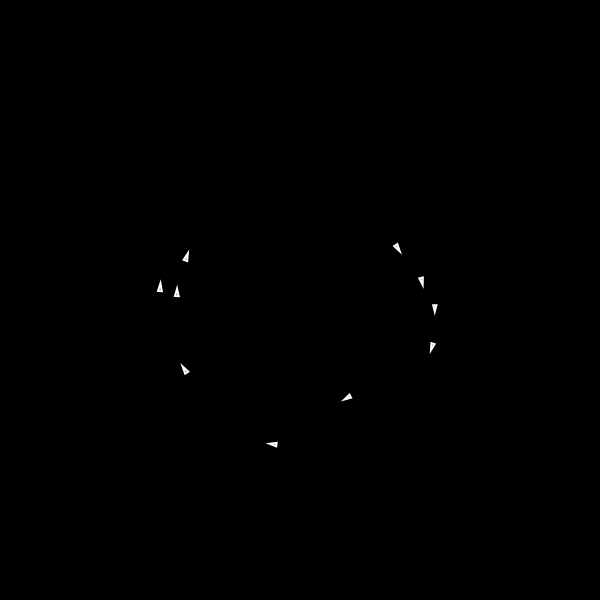
Frame 1 (no input)
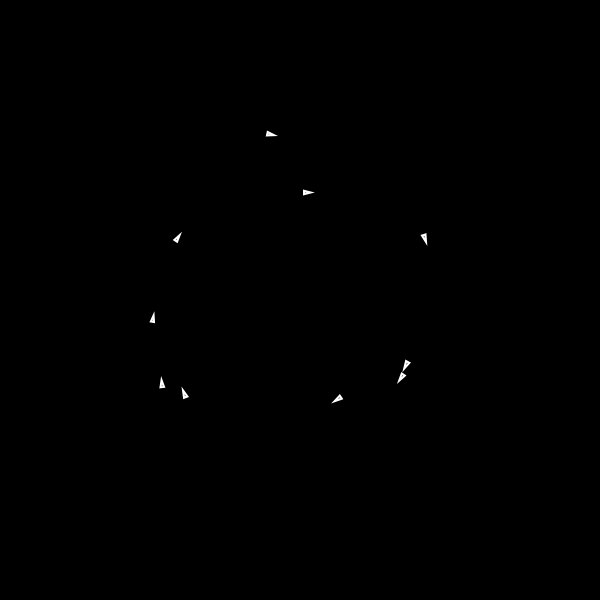
Frame 60 (no input)
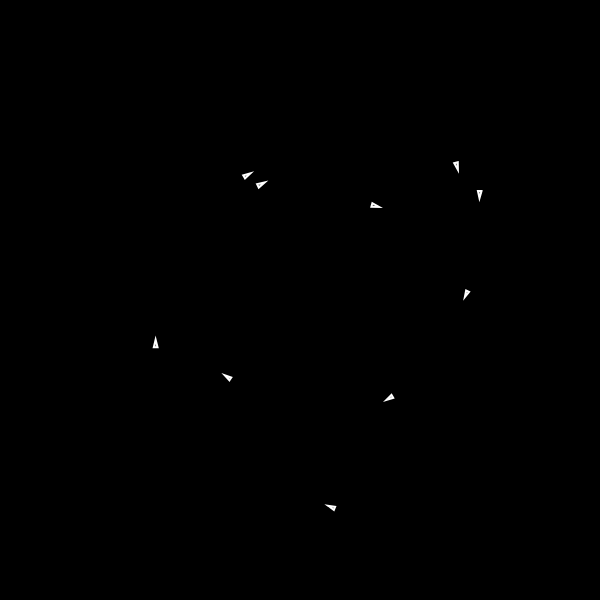
Frame 120 (the mouse pressed at the canvas centre since frame 60)

The p5.js sketch that drew these frames (run headless with seeded random() and noise() and a simulated clock; from frame 60 on, the mouse is pressed at the canvas centre):

// p5.js sketch
// ── sketch.js
let movers = [];
let sun;
let G = 1;

function setup() {
  createCanvas(600, 600);
  angleMode(RADIANS)
  for (let i = 0; i < 10; i ++) {
    let pos = p5.Vector.random2D();
    let vel = pos.copy();
    vel.setMag(random(10, 15));
    pos.setMag(random(100, 150));
    vel.rotate(PI/2);
    p5.Vector.random2D();
    let m = random(10, 15);
    movers[i] = new Mover(pos.x, pos.y, vel.x, vel.y, m)
  }
  sun = new Mover(0, 0, 0, 0, 500);
  background(0);
}

function draw() {
  background(0);
  translate(width/2, height/2);

  for (let mover of movers) {
    sun.attract(mover)
    for (let other of movers) {
      if (mover != other) {
        mover.attract(other);
      }
    }
  }

  for (let mover of movers) {
    mover.update();
    mover.show();

    //sun.show();
    sun.update();
  }
}
// ── mover.js
class Mover {
    constructor(x, y, vx, vy, mass){
        this.position = createVector(x, y);
        this.velocity = createVector(vx, vy)
        this.acceleration = createVector(0, 0);
        this.mass = mass;
        this.radius = sqrt(this.mass);
        this.angle = 0;
        this.angleV = 0;
        this.angleA = 0;
    }

    applyForce(force) {
        let f = p5.Vector.div(force, this.mass);
        this.acceleration.add(f);
    }

    attract(mover) {
        let force = p5.Vector.sub(this.position, mover.position);
        let dSq = constrain(force.magSq(), 100, 1000);
        let strength = G * (this.mass * mover.mass) / dSq;
        force.setMag(strength);
        mover.applyForce(force);
    }

    update() {
        this.velocity.add(this.acceleration);
        this.position.add(this.velocity);
        this.angleV += this.angleA;
        this.angle += this.angleV
        this.acceleration.set(0, 0);
    }

    show() {
        stroke(255);
        strokeWeight(2);
        fill(255, 100);
        push();
        translate(this.position.x, this.position.y);
        this.angle = this.velocity.heading();
        rotate(this.angle);
        triangle(-this.radius, -this.radius/2, -this.radius, this.radius/2, this.radius, 0);
        pop()
    }
}
